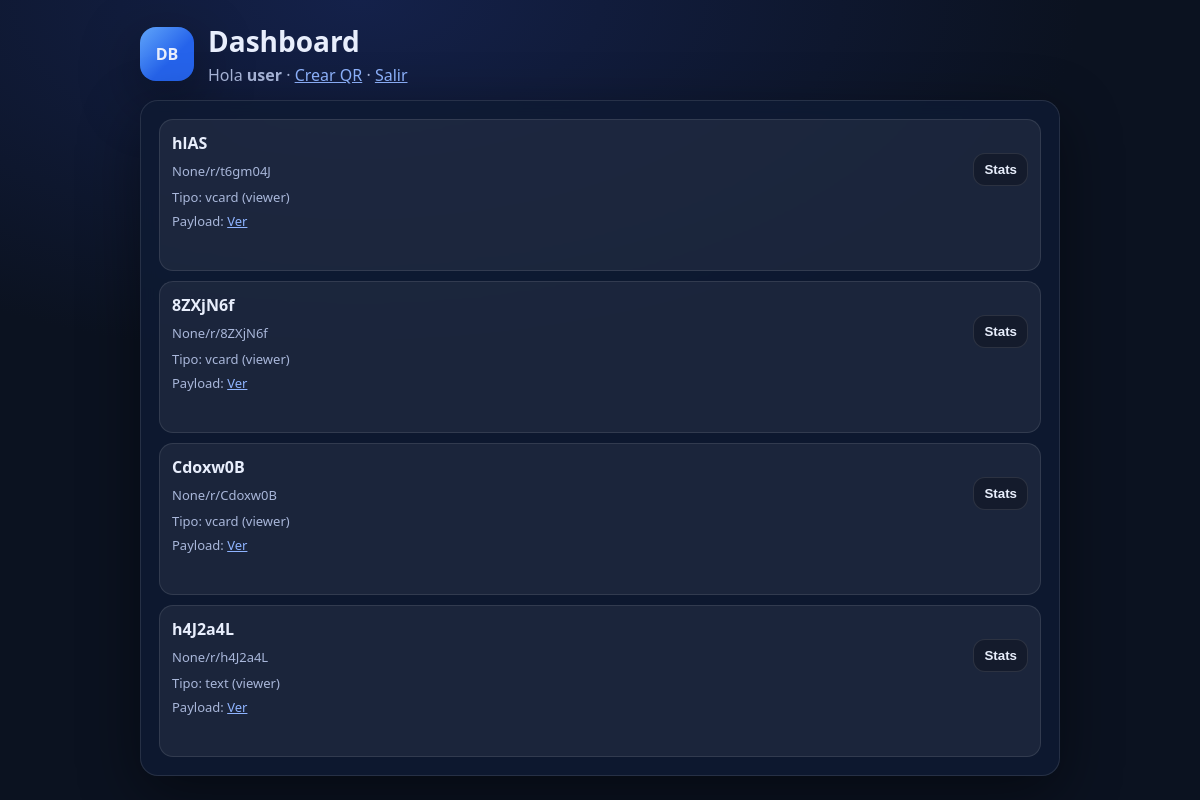
The app's page /dashboard (signed in) with its own data.
### tables this page shows
CREATE TABLE links (
      id INTEGER PRIMARY KEY AUTOINCREMENT,
      user_id INTEGER NOT NULL,
      code TEXT UNIQUE NOT NULL,
      kind TEXT NOT NULL,
      title TEXT,
      target_url TEXT,
      payload_json TEXT,
      viewer_enabled INTEGER NOT NULL DEFAULT 0,
      created_at INTEGER NOT NULL,
      updated_at INTEGER NOT NULL,
      expires_at INTEGER,
      max_scans INTEGER
    );

### app.py (the view)
@app.get("/dashboard")
@require_login
def dashboard():
    conn = db()
    c = conn.cursor()
    c.execute("SELECT * FROM links WHERE user_id=? ORDER BY created_at DESC", (session["uid"],))
    links = c.fetchall()
    conn.close()
    return render_template("dashboard.html", links=links, app_url=APP_URL, username=session.get("username"))

### app.py (called while the page is built)
def db():
    conn = sqlite3.connect(DB)
    conn.row_factory = sqlite3.Row
    return conn

@app.before_request
def ensure_db():
    if not os.path.exists(DB):
        init_db()

def is_logged_in() -> bool:
    return bool(session.get("uid"))

def require_login(fn):
    @wraps(fn)
    def wrap(*args, **kwargs):
        if not is_logged_in():
            return redirect(url_for("login"))
        return fn(*args, **kwargs)
    return wrap

### templates/dashboard.html (shortened to what this page needs)
<!doctype html>
<html lang="es">
<head>
  <link rel="stylesheet" href="/static/styles.css"/>
</head>
<body>
  <main class="wrap">
    <header class="head">
      <div class="badge">DB</div>
      <div>
        <h1>Dashboard</h1>
        <p>Hola <b>{{ username }}</b> · <a href="/">Crear QR</a> · <a href="/logout">Salir</a></p>
      </div>
    </header>
    <section class="card">
      <div class="historyList">
        {% for l in links %}
        <div class="hitem">
          <div class="top">
            <div>
              <strong>{{ l['title'] or l['code'] }}</strong>
              <div class="tiny">{{ app_url }}/r/{{ l['code'] }}</div>
              <div class="tiny">Tipo: {{ l['kind'] }} {% if l['viewer_enabled'] == 1 %}(viewer){% endif %}</div>
            </div>
            <button class="mini" onclick="loadStats('{{ l['code'] }}')">Stats</button>
          </div>
          {% if l['viewer_enabled'] == 0 %}
          <div class="meta">Destino: {{ l['target_url'] }}</div>
          <div class="row" style="margin-top:10px;">
            <input id="t-{{l['code']}}" class="input" value="{{ l['target_url'] }}"/>
            <button class="btn ghost" onclick="updateLink('{{ l['code'] }}')">Actualizar destino</button>
          </div>
          {% else %}
          <div class="meta">Payload: <a href="/v/{{ l['code'] }}">Ver</a></div>
          {% endif %}
          <div id="s-{{l['code']}}" class="status"></div>
        </div>
        {% endfor %}
      </div>
    </section>
  </main>
</body>
</html>

### static/styles.css (style rules this page uses)
:root { --bg:#0b1220; --card:#0f1a33; --text:#e8eefc; --muted:#a9b7da; --line: rgba(255,255,255,.10); --btn:#3b82f6; --danger:#ef4444; --shadow: 0 18px 60px rgba(0,0,0,.45); --radius:18px; }
* { box-sizing:border-box }
body { margin:0; font-family: system-ui, -apple-system, Segoe UI, Roboto, Ubuntu, Cantarell, Arial; background: radial-gradient(1200px 600px at 30% 0%, #14214a 0%, var(--bg) 60%); color:var(--text); min-height:100vh; display:flex; justify-content:center; padding:22px; }
a { color:#8fb4ff }
.wrap { width:min(920px, 100%) }
.head { display:flex; gap:14px; align-items:center; margin-bottom:14px }
.badge { width:54px;height:54px;border-radius:16px;display:grid;place-items:center;font-weight:800; background: linear-gradient(135deg, #60a5fa 0%, #2563eb 60%); box-shadow: var(--shadow); }
h1 { margin:0;font-size:28px }
p { margin:4px 0 0;color:var(--muted) }
.card { background: rgba(15,26,51,.85); border:1px solid var(--line); border-radius: var(--radius); padding:18px; box-shadow: var(--shadow); backdrop-filter: blur(8px); }
.tiny { color:var(--muted); font-size:13px; margin-top:8px }
.status { margin-top:10px; color: var(--muted); font-size: 13px; min-height: 18px }
.historyList { display:grid; gap:10px }
.hitem { border:1px solid var(--line); background: rgba(255,255,255,.06); border-radius: 14px; padding:12px; }
.hitem .top { display:flex; justify-content:space-between; align-items:center; gap:10px }
.hitem .meta { margin-top:6px; color: var(--muted); font-size: 13px; word-break: break-all; }
.mini { padding:8px 10px; border-radius:12px; border:1px solid var(--line); background: rgba(0,0,0,.25); color: var(--text); cursor:pointer; font-weight:900; }

### records on screen
links: title "hlAS", app_url "None", code "t6gm04J", kind "vcard", viewer_enabled "(viewer)"
links: code "8ZXjN6f", app_url "None", kind "vcard", viewer_enabled "(viewer)"
links: code "Cdoxw0B", app_url "None", kind "vcard", viewer_enabled "(viewer)"
links: code "h4J2a4L", app_url "None", kind "text", viewer_enabled "(viewer)"

### other values on screen
{{ username }} "user"
